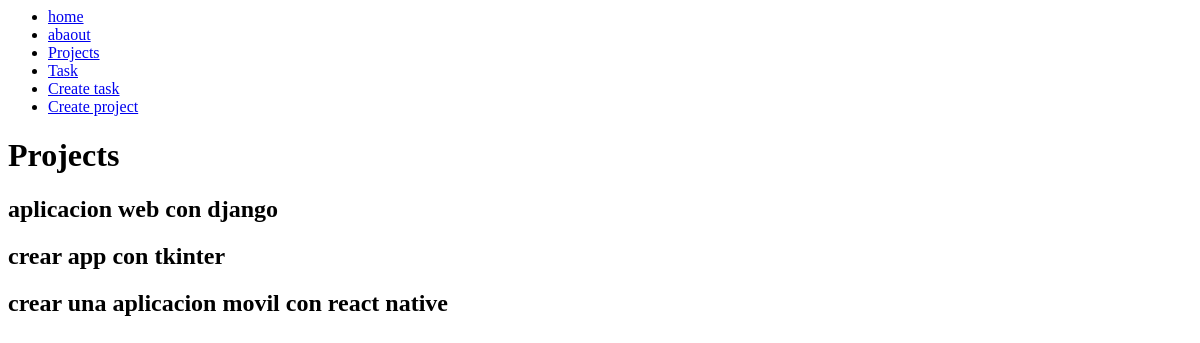
The app's page /projects/, older data.
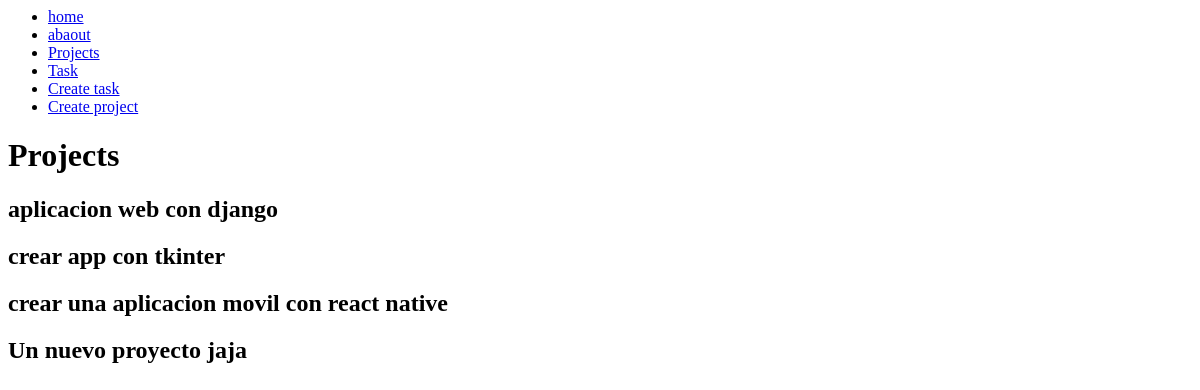
The same page, newer data.
### myapp/models.py (models this page shows, shortened)
class project (models.Model):
    name = models.CharField(max_length= 200)

### myapp/views.py (the view)
def projects(request):
    projects = project.objects.all()
    return render(request, 'projects.html', {
        'projects': projects
    })

### myapp/templates/projects.html
{% extends 'base.html'%}
{% block contend %}
<h1>Projects</h1>
{% for project in projects %}
<article>
        <h1>{{project.name}}</h1>
</article>
{% endfor %}
{% endblock %}

Row changes from the older to the newer data that the page shows:
added project: name "Un nuevo proyecto jaja"
